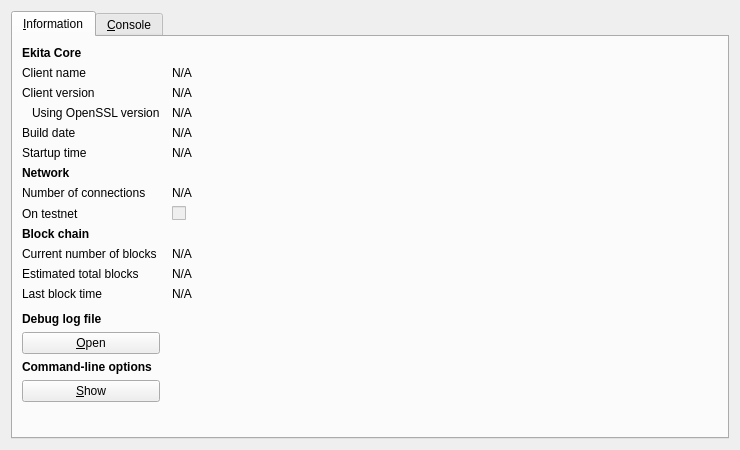
<?xml version="1.0" encoding="UTF-8"?>
<ui version="4.0">
 <class>RPCConsole</class>
 <widget class="QDialog" name="RPCConsole">
  <property name="geometry">
   <rect>
    <x>0</x>
    <y>0</y>
    <width>740</width>
    <height>450</height>
   </rect>
  </property>
  <property name="windowTitle">
   <string>Ekita - Debug window</string>
  </property>
  <layout class="QVBoxLayout" name="verticalLayout_2">
   <item>
    <widget class="QTabWidget" name="tabWidget">
     <property name="currentIndex">
      <number>0</number>
     </property>
     <widget class="QWidget" name="tab_info">
      <attribute name="title">
       <string>&amp;Information</string>
      </attribute>
      <layout class="QGridLayout" name="gridLayout" columnstretch="0,1">
       <property name="horizontalSpacing">
        <number>12</number>
       </property>
       <item row="0" column="0">
        <widget class="QLabel" name="label_9">
         <property name="font">
          <font>
           <weight>75</weight>
           <bold>true</bold>
          </font>
         </property>
         <property name="text">
          <string>Ekita Core</string>
         </property>
        </widget>
       </item>
       <item row="1" column="0">
        <widget class="QLabel" name="label_5">
         <property name="text">
          <string>Client name</string>
         </property>
        </widget>
       </item>
       <item row="1" column="1">
        <widget class="QLabel" name="clientName">
         <property name="cursor">
          <cursorShape>IBeamCursor</cursorShape>
         </property>
         <property name="text">
          <string>N/A</string>
         </property>
         <property name="textFormat">
          <enum>Qt::PlainText</enum>
         </property>
         <property name="textInteractionFlags">
          <set>Qt::LinksAccessibleByMouse|Qt::TextSelectableByKeyboard|Qt::TextSelectableByMouse</set>
         </property>
        </widget>
       </item>
       <item row="2" column="0">
        <widget class="QLabel" name="label_6">
         <property name="text">
          <string>Client version</string>
         </property>
        </widget>
       </item>
       <item row="2" column="1">
        <widget class="QLabel" name="clientVersion">
         <property name="cursor">
          <cursorShape>IBeamCursor</cursorShape>
         </property>
         <property name="text">
          <string>N/A</string>
         </property>
         <property name="textFormat">
          <enum>Qt::PlainText</enum>
         </property>
         <property name="textInteractionFlags">
          <set>Qt::LinksAccessibleByMouse|Qt::TextSelectableByKeyboard|Qt::TextSelectableByMouse</set>
         </property>
        </widget>
       </item>
       <item row="3" column="0">
        <widget class="QLabel" name="label_14">
         <property name="text">
          <string>Using OpenSSL version</string>
         </property>
         <property name="indent">
          <number>10</number>
         </property>
        </widget>
       </item>
       <item row="3" column="1">
        <widget class="QLabel" name="openSSLVersion">
         <property name="cursor">
          <cursorShape>IBeamCursor</cursorShape>
         </property>
         <property name="text">
          <string>N/A</string>
         </property>
         <property name="textFormat">
          <enum>Qt::PlainText</enum>
         </property>
         <property name="textInteractionFlags">
          <set>Qt::LinksAccessibleByMouse|Qt::TextSelectableByKeyboard|Qt::TextSelectableByMouse</set>
         </property>
        </widget>
       </item>
       <item row="4" column="0">
        <widget class="QLabel" name="label_12">
         <property name="text">
          <string>Build date</string>
         </property>
        </widget>
       </item>
       <item row="4" column="1">
        <widget class="QLabel" name="buildDate">
         <property name="cursor">
          <cursorShape>IBeamCursor</cursorShape>
         </property>
         <property name="text">
          <string>N/A</string>
         </property>
         <property name="textFormat">
          <enum>Qt::PlainText</enum>
         </property>
         <property name="textInteractionFlags">
          <set>Qt::LinksAccessibleByMouse|Qt::TextSelectableByKeyboard|Qt::TextSelectableByMouse</set>
         </property>
        </widget>
       </item>
       <item row="5" column="0">
        <widget class="QLabel" name="label_13">
         <property name="text">
          <string>Startup time</string>
         </property>
        </widget>
       </item>
       <item row="5" column="1">
        <widget class="QLabel" name="startupTime">
         <property name="cursor">
          <cursorShape>IBeamCursor</cursorShape>
         </property>
         <property name="text">
          <string>N/A</string>
         </property>
         <property name="textFormat">
          <enum>Qt::PlainText</enum>
         </property>
         <property name="textInteractionFlags">
          <set>Qt::LinksAccessibleByMouse|Qt::TextSelectableByKeyboard|Qt::TextSelectableByMouse</set>
         </property>
        </widget>
       </item>
       <item row="6" column="0">
        <widget class="QLabel" name="label_11">
         <property name="font">
          <font>
           <weight>75</weight>
           <bold>true</bold>
          </font>
         </property>
         <property name="text">
          <string>Network</string>
         </property>
        </widget>
       </item>
       <item row="7" column="0">
        <widget class="QLabel" name="label_7">
         <property name="text">
          <string>Number of connections</string>
         </property>
        </widget>
       </item>
       <item row="7" column="1">
        <widget class="QLabel" name="numberOfConnections">
         <property name="cursor">
          <cursorShape>IBeamCursor</cursorShape>
         </property>
         <property name="text">
          <string>N/A</string>
         </property>
         <property name="textFormat">
          <enum>Qt::PlainText</enum>
         </property>
         <property name="textInteractionFlags">
          <set>Qt::LinksAccessibleByMouse|Qt::TextSelectableByKeyboard|Qt::TextSelectableByMouse</set>
         </property>
        </widget>
       </item>
       <item row="8" column="0">
        <widget class="QLabel" name="label_8">
         <property name="text">
          <string>On testnet</string>
         </property>
        </widget>
       </item>
       <item row="8" column="1">
        <widget class="QCheckBox" name="isTestNet">
         <property name="enabled">
          <bool>false</bool>
         </property>
         <property name="text">
          <string/>
         </property>
        </widget>
       </item>
       <item row="9" column="0">
        <widget class="QLabel" name="label_10">
         <property name="font">
          <font>
           <weight>75</weight>
           <bold>true</bold>
          </font>
         </property>
         <property name="text">
          <string>Block chain</string>
         </property>
        </widget>
       </item>
       <item row="10" column="0">
        <widget class="QLabel" name="label_3">
         <property name="text">
          <string>Current number of blocks</string>
         </property>
        </widget>
       </item>
       <item row="10" column="1">
        <widget class="QLabel" name="numberOfBlocks">
         <property name="cursor">
          <cursorShape>IBeamCursor</cursorShape>
         </property>
         <property name="text">
          <string>N/A</string>
         </property>
         <property name="textFormat">
          <enum>Qt::PlainText</enum>
         </property>
         <property name="textInteractionFlags">
          <set>Qt::LinksAccessibleByMouse|Qt::TextSelectableByKeyboard|Qt::TextSelectableByMouse</set>
         </property>
        </widget>
       </item>
       <item row="11" column="0">
        <widget class="QLabel" name="label_4">
         <property name="text">
          <string>Estimated total blocks</string>
         </property>
        </widget>
       </item>
       <item row="11" column="1">
        <widget class="QLabel" name="totalBlocks">
         <property name="cursor">
          <cursorShape>IBeamCursor</cursorShape>
         </property>
         <property name="text">
          <string>N/A</string>
         </property>
         <property name="textFormat">
          <enum>Qt::PlainText</enum>
         </property>
         <property name="textInteractionFlags">
          <set>Qt::LinksAccessibleByMouse|Qt::TextSelectableByKeyboard|Qt::TextSelectableByMouse</set>
         </property>
        </widget>
       </item>
       <item row="12" column="0">
        <widget class="QLabel" name="label_2">
         <property name="text">
          <string>Last block time</string>
         </property>
        </widget>
       </item>
       <item row="12" column="1">
        <widget class="QLabel" name="lastBlockTime">
         <property name="cursor">
          <cursorShape>IBeamCursor</cursorShape>
         </property>
         <property name="text">
          <string>N/A</string>
         </property>
         <property name="textFormat">
          <enum>Qt::PlainText</enum>
         </property>
         <property name="textInteractionFlags">
          <set>Qt::LinksAccessibleByMouse|Qt::TextSelectableByKeyboard|Qt::TextSelectableByMouse</set>
         </property>
        </widget>
       </item>
       <item row="13" column="0">
        <spacer name="verticalSpacer_2">
         <property name="orientation">
          <enum>Qt::Vertical</enum>
         </property>
         <property name="sizeHint" stdset="0">
          <size>
           <width>20</width>
           <height>20</height>
          </size>
         </property>
        </spacer>
       </item>
       <item row="14" column="0">
        <widget class="QLabel" name="labelDebugLogfile">
         <property name="font">
          <font>
           <weight>75</weight>
           <bold>true</bold>
          </font>
         </property>
         <property name="text">
          <string>Debug log file</string>
         </property>
        </widget>
       </item>
       <item row="15" column="0">
        <widget class="QPushButton" name="openDebugLogfileButton">
         <property name="toolTip">
          <string>Open the Ekita debug log file from the current data directory. This can take a few seconds for large log files.</string>
         </property>
         <property name="text">
          <string>&amp;Open</string>
         </property>
         <property name="autoDefault">
          <bool>false</bool>
         </property>
        </widget>
       </item>
       <item row="16" column="0">
        <widget class="QLabel" name="labelCLOptions">
         <property name="font">
          <font>
           <weight>75</weight>
           <bold>true</bold>
          </font>
         </property>
         <property name="text">
          <string>Command-line options</string>
         </property>
        </widget>
       </item>
       <item row="17" column="0">
        <widget class="QPushButton" name="showCLOptionsButton">
         <property name="toolTip">
          <string>Show the Ekita-Qt help message to get a list with possible Ekita command-line options.</string>
         </property>
         <property name="text">
          <string>&amp;Show</string>
         </property>
         <property name="autoDefault">
          <bool>false</bool>
         </property>
        </widget>
       </item>
       <item row="18" column="0">
        <spacer name="verticalSpacer">
         <property name="orientation">
          <enum>Qt::Vertical</enum>
         </property>
         <property name="sizeHint" stdset="0">
          <size>
           <width>20</width>
           <height>40</height>
          </size>
         </property>
        </spacer>
       </item>
      </layout>
     </widget>
     <widget class="QWidget" name="tab_console">
      <attribute name="title">
       <string>&amp;Console</string>
      </attribute>
      <layout class="QVBoxLayout" name="verticalLayout_3">
       <property name="spacing">
        <number>3</number>
       </property>
       <item>
        <widget class="QTextEdit" name="messagesWidget">
         <property name="minimumSize">
          <size>
           <width>0</width>
           <height>100</height>
          </size>
         </property>
         <property name="readOnly">
          <bool>true</bool>
         </property>
         <property name="tabKeyNavigation" stdset="0">
          <bool>false</bool>
         </property>
         <property name="columnCount" stdset="0">
          <number>2</number>
         </property>
        </widget>
       </item>
       <item>
        <layout class="QHBoxLayout" name="horizontalLayout">
         <property name="spacing">
          <number>3</number>
         </property>
         <item>
          <widget class="QLabel" name="label">
           <property name="text">
            <string notr="true">&gt;</string>
           </property>
          </widget>
         </item>
         <item>
          <widget class="QLineEdit" name="lineEdit"/>
         </item>
         <item>
          <widget class="QPushButton" name="clearButton">
           <property name="maximumSize">
            <size>
             <width>24</width>
             <height>24</height>
            </size>
           </property>
           <property name="toolTip">
            <string>Clear console</string>
           </property>
           <property name="text">
            <string/>
           </property>
           <property name="icon">
            <iconset resource="../bitcoin.qrc">
             <normaloff>:/icons/remove</normaloff>:/icons/remove</iconset>
           </property>
           <property name="shortcut">
            <string notr="true">Ctrl+L</string>
           </property>
           <property name="autoDefault">
            <bool>false</bool>
           </property>
          </widget>
         </item>
        </layout>
       </item>
      </layout>
     </widget>
    </widget>
   </item>
  </layout>
 </widget>
 <resources>
  <include location="../bitcoin.qrc"/>
 </resources>
 <connections/>
</ui>
